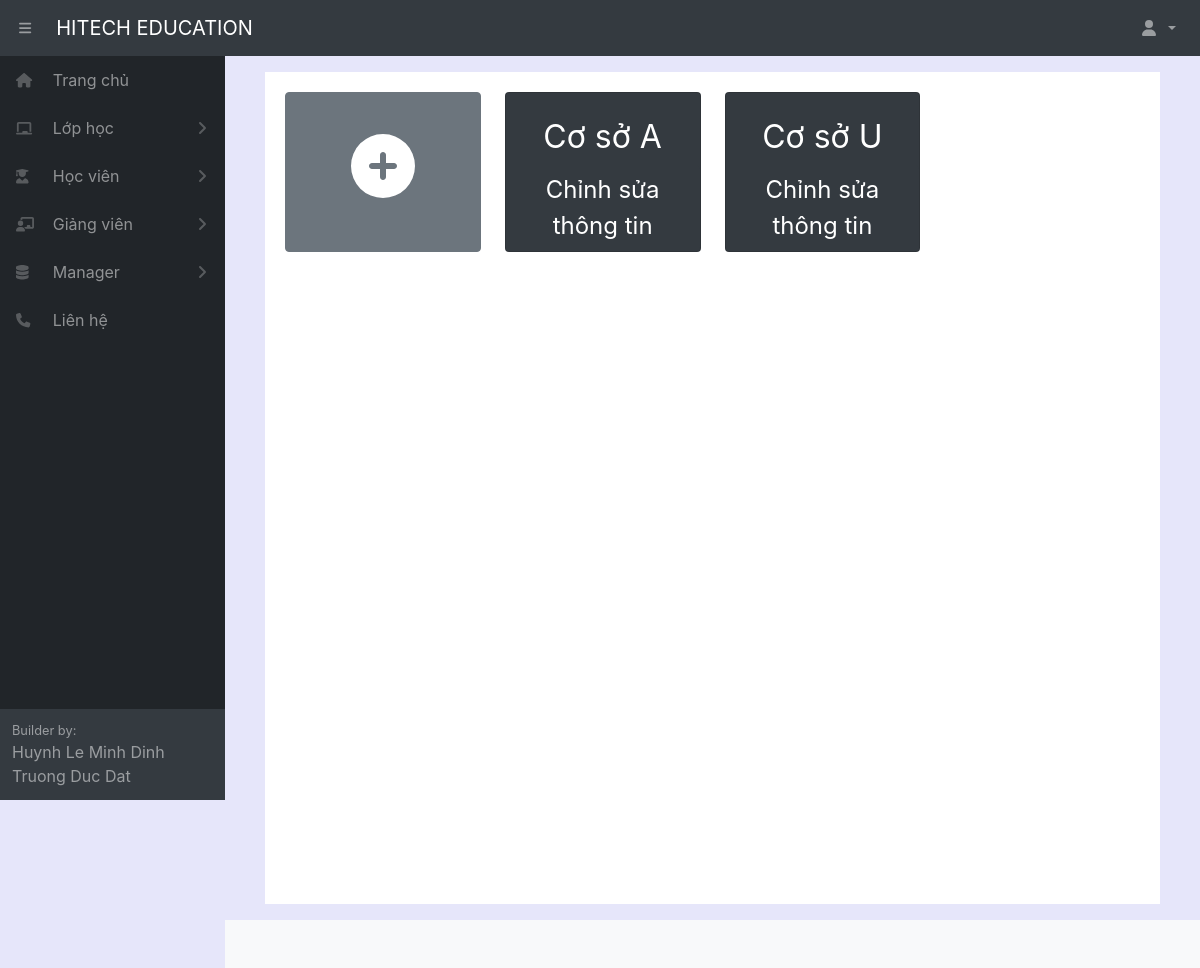
The page /listarea/ (signed in) on the database as committed earlier.
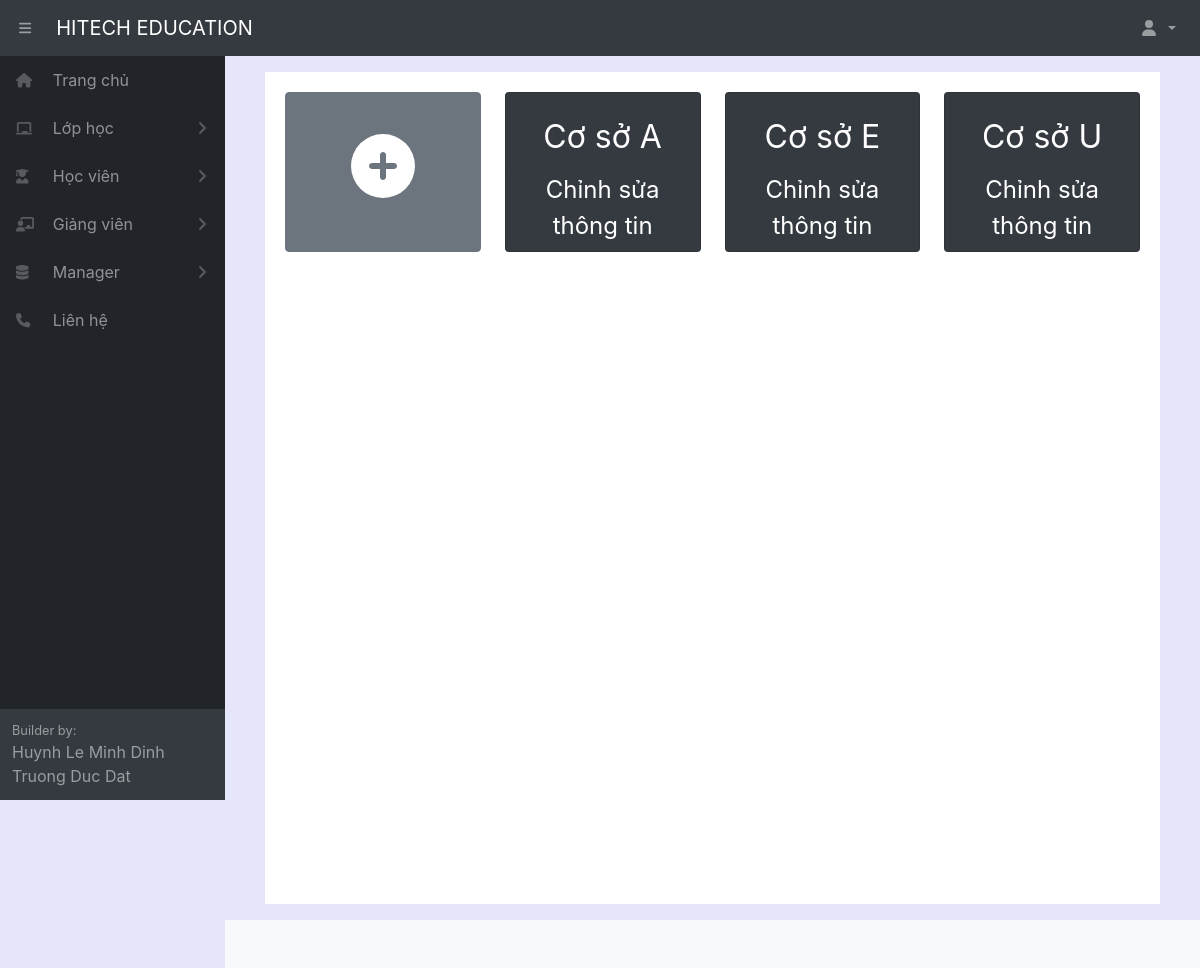
The same page on the database as committed later.
### home/models.py (models this page shows, shortened)
class Area(models.Model):
    fullname = models.CharField(max_length=100, verbose_name="Tên cơ sở")
    phonenumber = models.CharField(max_length=100, null=True, blank=True, default="", verbose_name="SDT")
    email = models.CharField(max_length=100, null=True, blank=True, default="", verbose_name="Email")
    adress = models.CharField(max_length=300, null=True, blank=True, default="", verbose_name="Địa chỉ")
    note = models.CharField(max_length=300, null=True, blank=True, default="", verbose_name="Ghi chú")
    active = models.BooleanField(default=True, verbose_name="Trạng thái")
    class Meta:
        ordering =["fullname"]
        verbose_name_plural = "Chi nhánh"

### home/decorators.py (the view)
        def wrapper_func(request, *args, **kwargs):
            group = None
            if request.user.groups.exists():
                group = request.user.groups.all()[0].name
            if group in allowed_roles:
                return view_func(request, *args, **kwargs)
            else:
                return redirect('errorrole')

### home/views.py (called while the page is built)
@login_required(login_url='login')
@allowed_users(allowed_roles=['admin'])
def listArea(request):
    form = CreateAreaForm()
    listarea = Area.objects.all()
    context={'form':form,'listarea':listarea}
    return render(request,'manager/listArea.html',context)

### home/templates/manager/listArea.html (shortened to what this page needs)
{% extends "pages/base.html" %}
{% block content %}
{% load static %}
<div class="card-body"  style="height: 52em;">
    <div class="row">
        <div class="col-xl-3 col-md-4 col-sm-6 col-xs-12">
            <a href="{% url 'newarea' %}" class="btn btn-secondary text-white mb-4" style=" width: 100%; height: 10em;">
                <div class="card-body" style="font-size: 4em; text-align: center;"><i class="fas fa-plus-circle"></i></div>
            </a>
        </div>
        {% for i in listarea %}
        <div class="col-xl-3 col-md-4 col-sm-6 col-xs-12">
            <div class="card bg-dark text-white mb-4" style="height: 10em;">
                <div class="card-body" style="font-size: 2em; text-align: center;">{{i.fullname}}</div>
                <a href="/editarea/{{i.pk}}" class="btn btn-dark" style="font-size: 1.5em; color: white;">
                    Chỉnh sửa thông tin
                </a>
            </div>
        </div>
        {% endfor %}
    </div>
</div>
{% endblock content %}

Rows that differ between the two databases and show on the page:
added Area: fullname "Cơ sở E"
